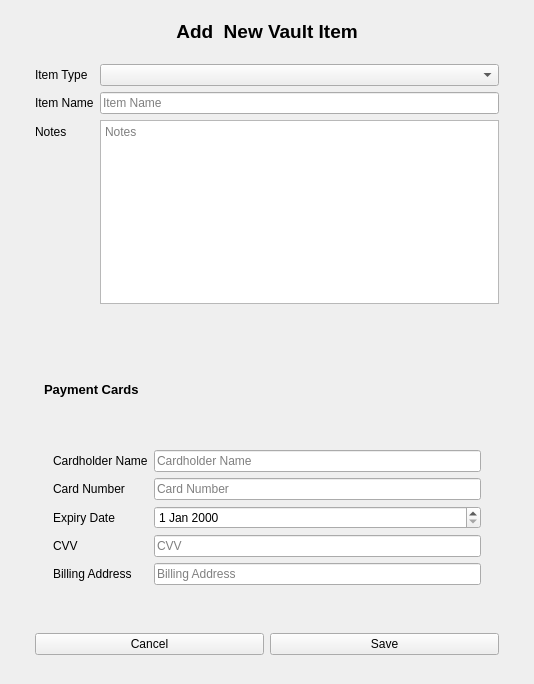
<?xml version="1.0" encoding="UTF-8"?>
<ui version="4.0">
 <class>VaultFormComponent</class>
 <widget class="QFrame" name="VaultFormComponent">
  <property name="geometry">
   <rect>
    <x>0</x>
    <y>0</y>
    <width>534</width>
    <height>684</height>
   </rect>
  </property>
  <property name="windowTitle">
   <string>Frame</string>
  </property>
  <layout class="QVBoxLayout" name="verticalLayout">
   <item alignment="Qt::AlignmentFlag::AlignHCenter|Qt::AlignmentFlag::AlignVCenter">
    <widget class="QWidget" name="widget_8" native="true">
     <property name="minimumSize">
      <size>
       <width>500</width>
       <height>0</height>
      </size>
     </property>
     <layout class="QVBoxLayout" name="verticalLayout_7">
      <item>
       <widget class="QLabel" name="titleLabel">
        <property name="font">
         <font>
          <pointsize>14</pointsize>
          <bold>true</bold>
         </font>
        </property>
        <property name="text">
         <string>Add  New Vault Item</string>
        </property>
        <property name="alignment">
         <set>Qt::AlignmentFlag::AlignCenter</set>
        </property>
       </widget>
      </item>
      <item>
       <widget class="QCustomHorizontalSeparator" name="customHorizontalSeparator"/>
      </item>
      <item>
       <widget class="QWidget" name="widget" native="true">
        <layout class="QFormLayout" name="formLayout">
         <item row="0" column="0">
          <widget class="QLabel" name="label_2">
           <property name="text">
            <string>Item Type</string>
           </property>
          </widget>
         </item>
         <item row="0" column="1">
          <widget class="QComboBox" name="itemTypeComboBox">
           <property name="placeholderText">
            <string>Item Type</string>
           </property>
           <item>
            <property name="text">
             <string>Passwords</string>
            </property>
           </item>
           <item>
            <property name="text">
             <string>Notes</string>
            </property>
           </item>
           <item>
            <property name="text">
             <string>Payment Cards</string>
            </property>
           </item>
           <item>
            <property name="text">
             <string>Contacts</string>
            </property>
           </item>
          </widget>
         </item>
         <item row="2" column="0">
          <widget class="QLabel" name="label_3">
           <property name="text">
            <string>Item Name</string>
           </property>
          </widget>
         </item>
         <item row="2" column="1">
          <widget class="QLineEdit" name="itemNameLineEdit">
           <property name="placeholderText">
            <string>Item Name</string>
           </property>
          </widget>
         </item>
         <item row="3" column="1">
          <widget class="QPlainTextEdit" name="notesPlainTextEdit">
           <property name="placeholderText">
            <string>Notes</string>
           </property>
          </widget>
         </item>
         <item row="3" column="0">
          <widget class="QLabel" name="label_4">
           <property name="text">
            <string>Notes</string>
           </property>
          </widget>
         </item>
        </layout>
       </widget>
      </item>
      <item>
       <widget class="QCustomHorizontalSeparator" name="customHorizontalSeparator_2"/>
      </item>
      <item>
       <widget class="QWidget" name="widget_2" native="true">
        <layout class="QVBoxLayout" name="verticalLayout_2">
         <item>
          <widget class="QCustomQStackedWidget" name="vaultStackedWidget">
           <property name="currentIndex">
            <number>2</number>
           </property>
           <property name="fadeTransition" stdset="0">
            <bool>true</bool>
           </property>
           <property name="fadeTime" stdset="0">
            <number>1000</number>
           </property>
           <widget class="QWidget" name="page">
            <layout class="QVBoxLayout" name="verticalLayout_3">
             <item>
              <widget class="QLabel" name="label_5">
               <property name="font">
                <font>
                 <pointsize>10</pointsize>
                 <bold>true</bold>
                </font>
               </property>
               <property name="text">
                <string>Passwords</string>
               </property>
              </widget>
             </item>
             <item>
              <widget class="QWidget" name="widget_3" native="true">
               <layout class="QFormLayout" name="formLayout_2">
                <item row="0" column="0">
                 <widget class="QLabel" name="label_6">
                  <property name="text">
                   <string>Site Name</string>
                  </property>
                 </widget>
                </item>
                <item row="1" column="0">
                 <widget class="QLabel" name="label_7">
                  <property name="text">
                   <string>Username / Email</string>
                  </property>
                 </widget>
                </item>
                <item row="2" column="0">
                 <widget class="QLabel" name="label_8">
                  <property name="text">
                   <string>Password</string>
                  </property>
                 </widget>
                </item>
                <item row="0" column="1">
                 <widget class="QLineEdit" name="siteNameLineEdit">
                  <property name="placeholderText">
                   <string>Site Name</string>
                  </property>
                 </widget>
                </item>
                <item row="1" column="1">
                 <widget class="QLineEdit" name="usernameLineEdit">
                  <property name="placeholderText">
                   <string>Username / Email</string>
                  </property>
                 </widget>
                </item>
                <item row="2" column="1">
                 <widget class="QLineEdit" name="passwordLineEdit">
                  <property name="placeholderText">
                   <string>Password</string>
                  </property>
                 </widget>
                </item>
                <item row="3" column="1">
                 <widget class="QPushButton" name="showPasswordBtn">
                  <property name="text">
                   <string>Show Password</string>
                  </property>
                  <property name="icon">
                   <iconset resource="../Qss/icons/_icons.qrc">
                    <normaloff>:/font_awesome_solid/icons/font_awesome/solid/eye.png</normaloff>:/font_awesome_solid/icons/font_awesome/solid/eye.png</iconset>
                  </property>
                 </widget>
                </item>
                <item row="3" column="0">
                 <widget class="QPushButton" name="generatePasswordBtn">
                  <property name="text">
                   <string>Use Password Generator</string>
                  </property>
                  <property name="icon">
                   <iconset resource="../Qss/icons/_icons.qrc">
                    <normaloff>:/material_design/icons/material_design/generating_tokens.png</normaloff>:/material_design/icons/material_design/generating_tokens.png</iconset>
                  </property>
                 </widget>
                </item>
               </layout>
              </widget>
             </item>
            </layout>
           </widget>
           <widget class="QWidget" name="page_2">
            <layout class="QVBoxLayout" name="verticalLayout_4">
             <item>
              <widget class="QLabel" name="label_9">
               <property name="font">
                <font>
                 <pointsize>10</pointsize>
                 <bold>true</bold>
                </font>
               </property>
               <property name="text">
                <string>Notes </string>
               </property>
              </widget>
             </item>
             <item>
              <widget class="QWidget" name="widget_4" native="true">
               <layout class="QFormLayout" name="formLayout_3">
                <item row="0" column="0">
                 <widget class="QLabel" name="label_10">
                  <property name="text">
                   <string>Title</string>
                  </property>
                 </widget>
                </item>
                <item row="0" column="1">
                 <widget class="QLineEdit" name="noteTitleLineEdit">
                  <property name="placeholderText">
                   <string>Title</string>
                  </property>
                 </widget>
                </item>
                <item row="1" column="0">
                 <widget class="QLabel" name="label_11">
                  <property name="text">
                   <string>Note</string>
                  </property>
                 </widget>
                </item>
                <item row="1" column="1">
                 <widget class="QPlainTextEdit" name="noteBodyPlainTextEdit">
                  <property name="placeholderText">
                   <string>Note</string>
                  </property>
                 </widget>
                </item>
               </layout>
              </widget>
             </item>
            </layout>
           </widget>
           <widget class="QWidget" name="page_3">
            <layout class="QVBoxLayout" name="verticalLayout_5">
             <item>
              <widget class="QLabel" name="label_12">
               <property name="font">
                <font>
                 <pointsize>10</pointsize>
                 <bold>true</bold>
                </font>
               </property>
               <property name="text">
                <string>Payment Cards</string>
               </property>
              </widget>
             </item>
             <item>
              <widget class="QWidget" name="widget_5" native="true">
               <layout class="QFormLayout" name="formLayout_4">
                <item row="0" column="0">
                 <widget class="QLabel" name="label_13">
                  <property name="text">
                   <string>Cardholder Name</string>
                  </property>
                 </widget>
                </item>
                <item row="1" column="0">
                 <widget class="QLabel" name="label_14">
                  <property name="text">
                   <string>Card Number</string>
                  </property>
                 </widget>
                </item>
                <item row="2" column="0">
                 <widget class="QLabel" name="label_15">
                  <property name="text">
                   <string>Expiry Date</string>
                  </property>
                 </widget>
                </item>
                <item row="0" column="1">
                 <widget class="QLineEdit" name="cardHolderLineEdit">
                  <property name="placeholderText">
                   <string>Cardholder Name</string>
                  </property>
                 </widget>
                </item>
                <item row="1" column="1">
                 <widget class="QLineEdit" name="cardNumberLineEdit">
                  <property name="placeholderText">
                   <string>Card Number</string>
                  </property>
                 </widget>
                </item>
                <item row="2" column="1">
                 <widget class="QDateEdit" name="expiryDateEdit"/>
                </item>
                <item row="3" column="1">
                 <widget class="QLineEdit" name="cvvLineEdit">
                  <property name="placeholderText">
                   <string>CVV</string>
                  </property>
                 </widget>
                </item>
                <item row="3" column="0">
                 <widget class="QLabel" name="label_16">
                  <property name="text">
                   <string>CVV</string>
                  </property>
                 </widget>
                </item>
                <item row="4" column="1">
                 <widget class="QLineEdit" name="billingAddressLineEdit">
                  <property name="placeholderText">
                   <string>Billing Address</string>
                  </property>
                 </widget>
                </item>
                <item row="4" column="0">
                 <widget class="QLabel" name="label_17">
                  <property name="text">
                   <string>Billing Address</string>
                  </property>
                 </widget>
                </item>
               </layout>
              </widget>
             </item>
            </layout>
           </widget>
           <widget class="QWidget" name="page_4">
            <layout class="QVBoxLayout" name="verticalLayout_6">
             <item>
              <widget class="QLabel" name="label_18">
               <property name="font">
                <font>
                 <pointsize>10</pointsize>
                 <bold>true</bold>
                </font>
               </property>
               <property name="text">
                <string>Contacts </string>
               </property>
              </widget>
             </item>
             <item>
              <widget class="QWidget" name="widget_6" native="true">
               <layout class="QFormLayout" name="formLayout_5">
                <item row="0" column="0">
                 <widget class="QLabel" name="label_19">
                  <property name="text">
                   <string>Full Name</string>
                  </property>
                 </widget>
                </item>
                <item row="0" column="1">
                 <widget class="QLineEdit" name="contactNameLineEdit">
                  <property name="placeholderText">
                   <string>Full Name</string>
                  </property>
                 </widget>
                </item>
                <item row="1" column="0">
                 <widget class="QLabel" name="label_20">
                  <property name="text">
                   <string>Email</string>
                  </property>
                 </widget>
                </item>
                <item row="1" column="1">
                 <widget class="QLineEdit" name="contactEmailLineEdit">
                  <property name="placeholderText">
                   <string>Email</string>
                  </property>
                 </widget>
                </item>
                <item row="2" column="0">
                 <widget class="QLabel" name="label_21">
                  <property name="text">
                   <string>Phone</string>
                  </property>
                 </widget>
                </item>
                <item row="2" column="1">
                 <widget class="QLineEdit" name="contactPhoneLineEdit">
                  <property name="placeholderText">
                   <string>Phone</string>
                  </property>
                 </widget>
                </item>
               </layout>
              </widget>
             </item>
            </layout>
           </widget>
          </widget>
         </item>
        </layout>
       </widget>
      </item>
      <item>
       <widget class="QCustomHorizontalSeparator" name="customHorizontalSeparator_3"/>
      </item>
      <item>
       <widget class="QWidget" name="widget_7" native="true">
        <layout class="QHBoxLayout" name="horizontalLayout">
         <item>
          <widget class="QPushButton" name="cancelButton">
           <property name="text">
            <string>Cancel</string>
           </property>
           <property name="icon">
            <iconset resource="../Qss/icons/_icons.qrc">
             <normaloff>:/material_design/icons/material_design/cancel.png</normaloff>:/material_design/icons/material_design/cancel.png</iconset>
           </property>
          </widget>
         </item>
         <item>
          <widget class="QPushButton" name="saveButton">
           <property name="text">
            <string>Save</string>
           </property>
           <property name="icon">
            <iconset resource="../Qss/icons/_icons.qrc">
             <normaloff>:/material_design/icons/material_design/save.png</normaloff>:/material_design/icons/material_design/save.png</iconset>
           </property>
          </widget>
         </item>
        </layout>
       </widget>
      </item>
     </layout>
    </widget>
   </item>
  </layout>
 </widget>
 <customwidgets>
  <customwidget>
   <class>QCustomHorizontalSeparator</class>
   <extends>QWidget</extends>
   <header>Custom_Widgets.QCustomHorizontalSeparator</header>
  </customwidget>
  <customwidget>
   <class>QCustomQStackedWidget</class>
   <extends>QStackedWidget</extends>
   <header>Custom_Widgets.QCustomQStackedWidget</header>
   <container>1</container>
  </customwidget>
 </customwidgets>
 <resources>
  <include location="../Qss/icons/_icons.qrc"/>
 </resources>
 <connections/>
</ui>
